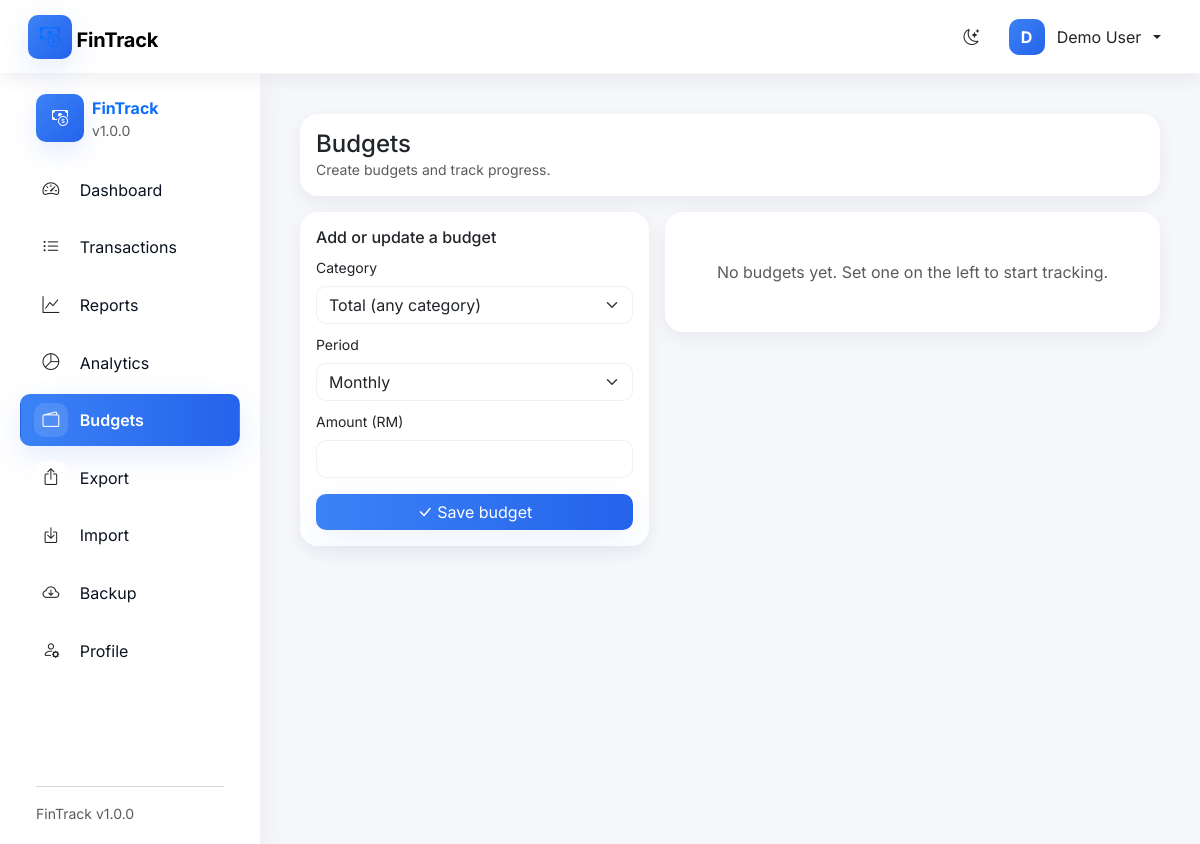
/modules/budget/index.php (signed in), run on the app's committed database.
### tables this page shows
CREATE TABLE IF NOT EXISTS `users` (
  `id`            INT UNSIGNED NOT NULL AUTO_INCREMENT,
  `name`          VARCHAR(120) NOT NULL,
  `email`         VARCHAR(160) NOT NULL UNIQUE,
  `password`      VARCHAR(255) NOT NULL,
  `currency`      VARCHAR(8)   NOT NULL DEFAULT 'RM',
  `language`      VARCHAR(8)   NOT NULL DEFAULT 'en',
  `theme`         VARCHAR(16)  NOT NULL DEFAULT 'light',
  `remember_token` VARCHAR(255) NULL,
  `created_at`    DATETIME NOT NULL DEFAULT CURRENT_TIMESTAMP,
  `updated_at`    DATETIME NOT NULL DEFAULT CURRENT_TIMESTAMP ON UPDATE CURRENT_TIMESTAMP,
  PRIMARY KEY (`id`),
  INDEX idx_users_email (`email`)
);

### includes/auth.php (called while the page is built, shortened)
<?php
require_once __DIR__ . '/../config/database.php';
class Auth
{
    public static function check(): bool
    {
        return !empty($_SESSION['user_id']);
    }
    public static function id(): ?int
    {
        return self::check() ? (int)$_SESSION['user_id'] : null;
    }
    public static function user(): ?array
    {
        $stmt = Database::pdo()->prepare(
            'SELECT id,name,email,currency,language,theme,created_at FROM users WHERE id = ?'
        );
        $stmt->execute([self::id()]);
        return $stmt->fetch() ?: null;
    }
    public static function baseUrl(): string
    {
        return rtrim(APP_BASE_URL, '/');
    }
}
function e(?string $value): string
{
    return htmlspecialchars((string)$value, ENT_QUOTES | ENT_SUBSTITUTE, 'UTF-8');
}
function url(string $path = ''): string
{
    return Auth::baseUrl() . '/' . ltrim($path, '/');
}
function currentCurrency(): string
{
    if (Auth::check()) {
        $u = Auth::user();
        if ($u) {
            return $u['currency'];
        }
    }
    return 'RM';
}

### config/database.php (called while the page is built, shortened)
<?php
class Database
{
    private static ?PDO $pdo = null;
    public static function pdo(): PDO
    {
        if (self::$pdo instanceof PDO) {
            return self::$pdo;
        }
        $opts = [
            PDO::ATTR_ERRMODE            => PDO::ERRMODE_EXCEPTION,
            PDO::ATTR_DEFAULT_FETCH_MODE => PDO::FETCH_ASSOC,
            PDO::ATTR_EMULATE_PREPARES   => false,
        ];
        try {
            $dsn = sprintf('mysql:host=%s;port=%s;dbname=%s;charset=%s',
                DB_HOST, DB_PORT, DB_NAME, DB_CHARSET);
            self::$pdo = new PDO($dsn, DB_USER, DB_PASS, $opts);
        } catch (PDOException $e) {
            http_response_code(500);
            die('<h3>Database connection failed.</h3><pre>'
                . htmlspecialchars($e->getMessage()) . '</pre>');
        }
        return self::$pdo;
    }
}

### modules/budget/index.php (the view, shortened to what this page needs)
<?php
require_once __DIR__ . '/../../includes/auth.php';
$userId = Auth::id();
$pdo = Database::pdo();
$budgets = $pdo->prepare('SELECT * FROM budgets WHERE user_id=? ORDER BY period, category');
$budgets->execute([$userId]);
$budgets = $budgets->fetchAll();
include __DIR__ . '/../../includes/header.php';
?>
<div class="card mb-3">
  <div class="card-body d-flex justify-content-between align-items-center">
    <div>
      <h4 class="mb-0">Budgets</h4>
      <p class="text-muted small mb-0">Create budgets and track progress.</p>
    </div>
  </div>
</div>
<div class="row g-3">
  <div class="col-lg-5">
    <div class="card"><div class="card-body">
      <h6>Add or update a budget</h6>
      <form method="post">
        <div class="mb-2">
          <label class="form-label small">Category</label>
          <select name="category" class="form-select">
            <option value="ALL">Total (any category)</option>
          </select>
        </div>
        <div class="mb-2">
          <label class="form-label small">Period</label>
          <select name="period" class="form-select">
            <option value="monthly">Monthly</option>
          </select>
        </div>
        <div class="mb-3">
          <label class="form-label small">Amount (<?= e(currentCurrency()) ?>)</label>
          <input type="number" step="0.01" min="0" class="form-control" name="amount" required>
        </div>
        <button class="btn btn-primary w-100"><i class="bi bi-check-lg"></i> Save budget</button>
      </form>
    </div></div>
  </div>
  <div class="col-lg-7">
    <?php if (empty($budgets)): ?>
      <div class="card"><div class="card-body text-center text-muted py-5">
        No budgets yet. Set one on the left to start tracking.
      </div></div>
    <?php endif; ?>
  </div>
</div>
<?php include __DIR__ . '/../../includes/footer.php'; ?>

### includes/header.php (shortened to what this page needs)
<?php
require_once __DIR__ . '/auth.php';
$user      = Auth::check() ? Auth::user() : null;
$theme     = $user['theme'] ?? ($_COOKIE['theme'] ?? 'light');
$userName  = $user['name'] ?? '';
$userInitial = $userName ? strtoupper(substr(trim($userName), 0, 1)) : '';
?>
<!DOCTYPE html>
<html lang="en" data-bs-theme="<?= e($theme) ?>">
<head>
<link rel="stylesheet" href="https://cdn.jsdelivr.net/npm/bootstrap@5.3.2/dist/css/bootstrap.min.css">
<link rel="stylesheet" href="https://cdn.jsdelivr.net/npm/bootstrap-icons@1.11.3/font/bootstrap-icons.min.css">
<link rel="stylesheet" href="<?= url('assets/css/app.css') ?>?v=<?= filemtime(__DIR__ . '/../assets/css/app.css') ?>">
</head>
<body>
<?php if (Auth::check()): ?>
<nav class="navbar navbar-expand-lg fin-navbar sticky-top">
  <div class="container-fluid">
    <a class="navbar-brand fw-bold" href="<?= url('dashboard.php') ?>">
      <i class="bi bi-cash-coin text-primary"></i> <?= e(APP_NAME) ?>
    </a>
    <div class="ms-auto d-flex align-items-center gap-2">
      <button class="btn" id="themeToggle" title="Toggle theme" aria-pressed="false">
        <i class="bi bi-moon-stars"></i>
      </button>
      <div class="dropdown">
        <button class="btn dropdown-toggle d-flex align-items-center gap-2" data-bs-toggle="dropdown" aria-expanded="false">
          <span class="d-inline-flex align-items-center justify-content-center" style="width:36px;height:36px;border-radius:10px;background:linear-gradient(135deg,var(--ft-primary),var(--ft-primary-600));color:#fff;font-weight:700;">
            <?= e($userInitial) ?>
          </span>
          <span class="d-none d-sm-inline ms-1"><?= e($user['name']) ?></span>
        </button>
      </div>
    </div>
  </div>
</nav>
<div class="fin-shell">
  <?php include __DIR__ . '/sidebar.php'; ?>
  <main class="fin-main">
    <div class="container-fluid p-3 p-md-4">
<?php else: ?>
<main class="fin-auth-shell">
<?php endif; ?>

### assets/css/app.css (style rules this page uses)
:root { --ft-primary: #3B82F6; --ft-primary-600: #2563EB; --ft-accent: #06D6A0; --ft-success: #16A34A; --ft-danger: #EF4444; --ft-warning: #F59E0B; --ft-muted: #6B7280; --ft-surface: #FFFFFF; --ft-bg: #F5F7FB; --ft-radius: 12px; --ft-shadow-sm: 0 6px 18px rgba(16,24,40,0.06); --ft-shadow-md: 0 12px 32px rgba(16,24,40,0.08); --ft-sidebar-width: 260px; }
body { background: var(--ft-bg); color: #0b1220; font-family: Inter, system-ui, -apple-system, "Segoe UI", Roboto, "Helvetica Neue", Arial, sans-serif; -webkit-font-smoothing: antialiased; -moz-osx-font-smoothing: grayscale; transition: background-color .22s ease, color .22s ease; }
.fin-navbar { background: var(--ft-surface); border-bottom: 1px solid rgba(15,23,42,0.04); box-shadow: var(--ft-shadow-sm); padding: .6rem 1rem; }
.navbar-brand { font-weight: 700; letter-spacing: -.01em; }
.navbar-brand .bi { width: 44px; height: 44px; border-radius: 10px; display:inline-flex; align-items:center; justify-content:center; background: linear-gradient(135deg,var(--ft-primary),var(--ft-primary-600)); color: white; box-shadow: 0 10px 30px rgba(37,99,235,0.12); }
.fin-navbar .btn { border-radius: 10px; padding: .45rem .6rem; height: 40px; }
.fin-shell { display:flex; min-height: calc(100vh - 70px); }
.card { border: none; border-radius: calc(var(--ft-radius) + 6px); background: var(--ft-surface); box-shadow: var(--ft-shadow-sm); transition: transform .14s ease, box-shadow .14s ease; }
.btn { border-radius: 10px; }
.btn-primary { background: linear-gradient(90deg,var(--ft-primary),var(--ft-primary-600)); border: none; color: #fff; box-shadow: 0 10px 30px rgba(37,99,235,0.08); }
.form-control, .form-select { border-radius: 10px; border: 1px solid rgba(15,23,42,0.06); box-shadow: none; }
.fin-main { flex: 1; min-width: 0; padding: 1rem; }

### data on the page
users: name "D", name "Demo User", currency "RM"

### other printed values
APP_NAME "FinTrack"
APP_VERSION "1.0.0"
$label "Dashboard"
$label "Transactions"
$label "Reports"
$label "Analytics"
$label "Budgets"
$label "Export"
$label "Import"
$label "Backup"
$label "Profile"
